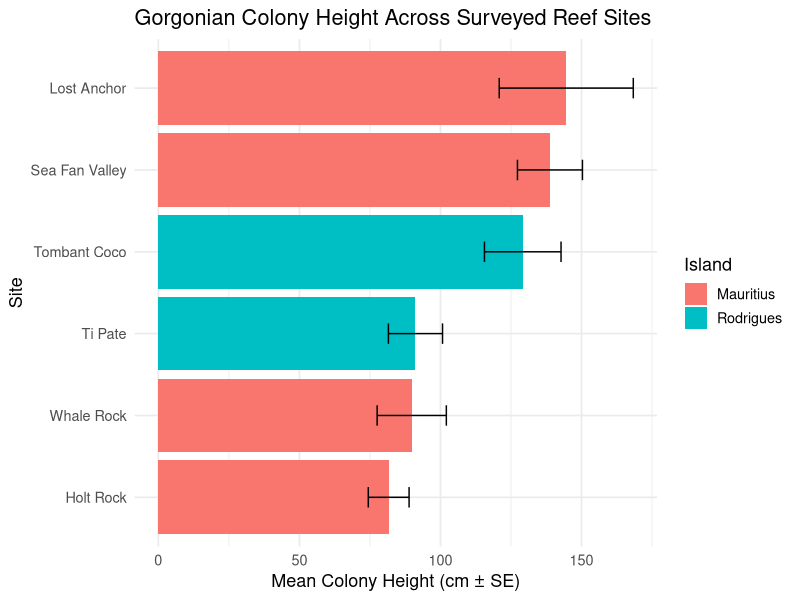

Write the R code that produced this figure. (Note: this script raises an error after producing the figure.)
## ---- chunk 1
# Set options, housekeeping
knitr::opts_chunk$set(
	echo = TRUE,
	include = TRUE,
	message = FALSE,
	warning = FALSE)
## ---- chunk 2
#| message: true
#| warning: false
rm(list = ls())
## ---- chunk 3
library(tidyverse) # Inc dplyr, ggplot2, lubridate etc
library(readxl) # For reading in excel files
## ---- chunk 4
#dive data
dive <- read_csv(here::here("data/raw_data_dive.csv"),
                 na = c("", ".", "NA", "9999", "ND", "blank"))

#transect data
transect <- read_csv(here::here("data/transect_data.csv"),
                     na = c("", ".", "NA", "9999", "ND", "blank"))

#GEE current data
gee_currents <- read_csv(here::here("data/mascarene_gee_currents_2024.csv"),
                         na = c("", ".", "NA", "9999", "ND", "blank"))
## ---- chunk 5
seafan_valley <- read_excel(here::here("data/nutrient_data.xlsx"), sheet = "seafan_valley", na = c("", ".", "NA", "9999", "ND", "blank"))
lost_anchor <- read_excel(here::here("data/nutrient_data.xlsx"), sheet = "lost_anchor", na = c("", ".", "NA", "9999", "ND", "blank"))
holt_rock <- read_excel(here::here("data/nutrient_data.xlsx"), sheet = "holt_rock", na = c("", ".", "NA", "9999", "ND", "blank"))
whale_rock <- read_excel(here::here("data/nutrient_data.xlsx"), sheet = "whale_rock", na = c("", ".", "NA", "9999", "ND", "blank"))
antonios_finger <- read_excel(here::here("data/nutrient_data.xlsx"), sheet = "antonios_finger", na = c("", ".", "NA", "9999", "ND", "blank"))
aquarium <- read_excel(here::here("data/nutrient_data.xlsx"), sheet = "aquarium", na = c("", ".", "NA", "9999", "ND", "blank"))
plateau_benitier <- read_excel(here::here("data/nutrient_data.xlsx"), sheet = "plateau_benitier", na = c("", ".", "NA", "9999", "ND", "blank"))
ti_trou <- read_excel(here::here("data/nutrient_data.xlsx"), sheet = "ti_trou", na = c("", ".", "NA", "9999", "ND", "blank"))
couzoupa <- read_excel(here::here("data/nutrient_data.xlsx"), sheet = "couzoupa", na = c("", ".", "NA", "9999", "ND", "blank"))
tombant_coco <- read_excel(here::here("data/nutrient_data.xlsx"), sheet = "tombant_coco", na = c("", ".", "NA", "9999", "ND", "blank"))
ti_pate <- read_excel(here::here("data/nutrient_data.xlsx"), sheet = "ti_pate", na = c("", ".", "NA", "9999", "ND", "blank"))
## ---- chunk 6
seafan_valley
holt_rock
lost_anchor
whale_rock
ti_pate
ti_trou
tombant_coco
plateau_benitier
antonios_finger
couzoupa
aquarium
## ---- chunk 7
nutrient_data <- bind_rows(seafan_valley, holt_rock,
lost_anchor,
whale_rock,
ti_pate,
ti_trou,
tombant_coco,
plateau_benitier,
antonios_finger,
couzoupa,
aquarium) 
# Clean up the environment
rm(seafan_valley,
holt_rock,
lost_anchor,
whale_rock,
ti_pate,
ti_trou,
tombant_coco,
plateau_benitier,
antonios_finger,
couzoupa,
aquarium) # Clean up the environment
## ---- chunk 8
# Helper function to make column names clean snake_case 
clean_name <- function(df) {
  names(df) <- names(df) |>
    str_to_lower() |>
    str_replace_all("[^a-z0-9]+", "_") |>
    str_remove_all("^_|_$")
  df
}
## ---- chunk 9
dive_clean <- dive |>
  clean_name() |>
  mutate(
    island = str_squish(island),
    site   = str_squish(str_to_title(site)),
    site   = recode(site, "Seafan Valley" = "Sea Fan Valley")
  )

transect_clean <- transect |>
  clean_name() |>
  mutate(
    island = str_squish(island),
    site   = str_squish(str_to_title(site)),
    site   = recode(site, "Seafan Valley" = "Sea Fan Valley")
  )

nutrients_clean <- nutrient_data |>
  clean_name() |>
  mutate(
    island = str_squish(island),
    site   = str_squish(str_to_title(site)),
    site   = recode(site, "Seafan Valley" = "Sea Fan Valley")
  )

gee_clean <- gee_currents |>
  clean_name() |>
  mutate(
    island = str_squish(island),
    site   = str_squish(str_to_title(site)),
    site   = recode(site, "Seafan Valley" = "Sea Fan Valley")
  ) |>
  select(island, site, hycom_current_speed = mean)
## ---- chunk 10
dive_clean
transect_clean
nutrients_clean
gee_clean
## ---- chunk 11
colony_site <- dive_clean |>
  filter(!is.na(height)) |>
  group_by(island, site) |>
  summarise(
    n_colonies  = n(),
    mean_height = mean(height, na.rm = TRUE),
    se_height   = sd(height, na.rm = TRUE) / sqrt(n()),
    mean_width  = mean(width, na.rm = TRUE),
    mean_depth  = mean(depth, na.rm = TRUE),
    .groups = "drop"
  )

print(colony_site)
## ---- chunk 12
nutrients_site <- nutrients_clean |>
  group_by(island, site) |>
  summarise(
    across(
      c(silicate, phosphate, nitrate, chl_a),
      list(
        mean = ~ mean(.x, na.rm = TRUE),
        se   = ~ sd(.x, na.rm = TRUE) / sqrt(sum(!is.na(.x)))
      ),
      .names = "{.col}_{.fn}"
    ),
    .groups = "drop"
  ) |>
  rename(
    chl_a_lab_mean = chl_a_mean,
    chl_a_lab_se   = chl_a_se
  )
## ---- chunk 13
master_site <- transect_clean |>
  left_join(colony_site, by = c("island", "site")) |>
  left_join(nutrients_site, by = c("island", "site")) |>
  left_join(gee_clean, by = c("island", "site"))

master_site
## ---- chunk 14
# Plot 1: Mean colony height (+/- SE) across surveyed sites
p1 <- colony_site |>
  ggplot(aes(x = reorder(site, mean_height), y = mean_height, fill = island)) +
  geom_col() +
  geom_errorbar(
    aes(ymin = mean_height - se_height, ymax = mean_height + se_height),
    width = 0.25
  ) +
  coord_flip() +
  labs(
    x = "Site",
    y = "Mean Colony Height (cm ± SE)",
    title = "Gorgonian Colony Height Across Surveyed Reef Sites",
    fill = "Island"
  ) +
  theme_minimal(base_size = 13)

p1
ggsave(here::here("output/fig1_colony_height_by_site.png"), p1, width = 8, height = 5, dpi = 300)

# Plot 2: Gorgonian density vs. water-column silicate
p2 <- ggplot(master_site, aes(x = silicate_mean, y = avg_gorgonian_density, color = island)) +
  geom_point(size = 3.5) +
  geom_smooth(method = "lm", se = FALSE) +
  labs(
    x = "Mean Silicate (µM)",
    y = "Mean Gorgonian Density (colonies/m²)",
    title = "Gorgonian Density vs. Water-Column Silicate",
    color = "Island"
  ) +
  theme_minimal(base_size = 13)

p2
ggsave(here::here("output/fig2_density_vs_silicate.png"), p2, width = 8, height = 5, dpi = 300)

# Plot 3: Gorgonian density vs. satellite HYCOM current speed (GEE)
p3 <- master_site |>
  filter(!is.na(hycom_current_speed)) |>
  ggplot(aes(x = hycom_current_speed, y = avg_gorgonian_density, color = island)) +
  geom_point(size = 3.5) +
  geom_smooth(method = "lm", se = FALSE) +
  labs(
    x = "Mean HYCOM Surface Current Speed (Apr–Jun 2024)",
    y = "Mean Gorgonian Density (colonies/m²)",
    title = "Gorgonian Density vs. Regional Ocean Current Speed (GEE)",
    color = "Island"
  ) +
  theme_minimal(base_size = 13)

p3
ggsave(here::here("output/fig3_density_vs_current.png"), p3, width = 8, height = 5, dpi = 300)

# Plot 4: Colony Height vs. Width across measured colonies
p_morph <- dive_clean |>
  filter(!is.na(height), !is.na(width)) |>
  ggplot(aes(x = width, y = height, color = island, shape = gorgonian_species)) +
  geom_point(alpha = 0.8, size = 3) +
  labs(
    x = "Colony Width (cm)",
    y = "Colony Height (cm)",
    title = "Gorgonian Morphometrics Across Mauritius and Rodrigues",
    color = "Island",
    shape = "Species"
  ) +
  theme_minimal(base_size = 13)

p_morph
ggsave(here::here("output/fig_morphometrics_scatter.png"), p_morph, width = 8, height = 5, dpi = 300)

# Plot 5: Gorgonian Density across ALL 11 surveyed sites (ordered by density)
p_all_sites <- master_site |>
  ggplot(aes(x = reorder(site, avg_gorgonian_density), y = avg_gorgonian_density, color = island)) +
  geom_segment(
    aes(xend = reorder(site, avg_gorgonian_density), y = 0, yend = avg_gorgonian_density),
    linewidth = 1.2
  ) +
  geom_point(size = 4) +
  coord_flip() +
  labs(
    x = "Surveyed Site (All 11 Sites)",
    y = "Mean Gorgonian Density (colonies/m²)",
    title = "Gorgonian Density Across All Surveyed Sites",
    subtitle = "Includes zero-density Rodrigues sites to show full spatial baseline",
    color = "Island"
  ) +
  theme_minimal(base_size = 13)

p_all_sites
ggsave(here::here("output/fig_all_sites_density.png"), p_all_sites, width = 8, height = 5, dpi = 300)

# Plot 6: Site-by-Site Reef Composition: Gorgonian Density vs. Total Coral Cover (all 11 sites)
p_composition <- master_site |>
  select(island, site, avg_gorgonian_density, total_coral_cover_pct) |>
  pivot_longer(
    cols = c(avg_gorgonian_density, total_coral_cover_pct),
    names_to = "metric",
    values_to = "value"
  ) |>
  mutate(
    metric = recode(
      metric,
      "avg_gorgonian_density" = "Mean Gorgonian Density",
      "total_coral_cover_pct" = "Total Coral Cover (%)"
    )
  ) |>
  ggplot(aes(x = reorder(site, value), y = value, fill = island)) +
  geom_col(show.legend = TRUE) +
  facet_wrap(~ metric, scales = "free_x") +
  coord_flip() +
  labs(
    x = "Surveyed Site (All 11 Sites)",
    y = NULL,
    title = "Gorgonian Density and Total Coral Cover Across All Sites",
    fill = "Island"
  ) +
  theme_minimal(base_size = 12)

p_composition
ggsave(here::here("output/fig_reef_composition_all_sites.png"), p_composition, width = 9, height = 5.5, dpi = 300)


# Plot 7: Multi-Variable Water Chemistry Overview (Faceted across all 4 lab variables)
p_water_chem <- master_site |>
  select(island, site, silicate_mean, phosphate_mean, nitrate_mean, chl_a_lab_mean) |>
  pivot_longer(
    cols = c(silicate_mean, phosphate_mean, nitrate_mean, chl_a_lab_mean),
    names_to = "variable",
    values_to = "mean_val"
  ) |>
  filter(!is.na(mean_val)) |>
  mutate(
    variable = recode(
      variable,
      "silicate_mean"  = "Silicate (µM)",
      "phosphate_mean" = "Phosphate (µM)",
      "nitrate_mean"   = "Nitrate (µM)",
      "chl_a_lab_mean" = "Lab Chl-a"
    )
  ) |>
  ggplot(aes(x = mean_val, y = reorder(site, mean_val), color = island)) +
  geom_segment(
    aes(x = 0, xend = mean_val, yend = reorder(site, mean_val)),
    linewidth = 0.9,
    alpha = 0.7
  ) +
  geom_point(size = 3) +
  facet_wrap(~ variable, scales = "free_x", nrow = 1) +
  labs(
    x = "Site Mean",
    y = NULL,
    title = "Water-Column Nutrients and Lab Chlorophyll-a Across Sites",
    color = "Island"
  ) +
  theme_minimal(base_size = 11)

p_water_chem
ggsave(here::here("output/fig_water_chemistry_overview.png"), p_water_chem, width = 10.5, height = 5.5, dpi = 300)
## ---- chunk 15
# 1. Cleaner Reef Composition: ordered consistently by gorgonian density
p_composition <- master_site |>
  mutate(site = fct_reorder(site, avg_gorgonian_density)) |>
  select(island, site, avg_gorgonian_density, total_coral_cover_pct) |>
  pivot_longer(
    cols = c(avg_gorgonian_density, total_coral_cover_pct),
    names_to = "metric",
    values_to = "value"
  ) |>
  mutate(
    metric = recode(
      metric,
      "avg_gorgonian_density" = "Gorgonian Density",
      "total_coral_cover_pct" = "Total Coral Cover (%)"
    )
  ) |>
  ggplot(aes(x = site, y = value, fill = island)) +
  geom_col() +
  facet_wrap(~ metric, scales = "free_x") +
  coord_flip() +
  labs(
    x = NULL,
    y = NULL,
    title = "Gorgonian Density vs. Total Coral Cover Across Sites",
    fill = "Island"
  ) +
  theme_minimal(base_size = 12) +
  theme(panel.spacing.x = unit(1.2, "lines"))

p_composition
ggsave(here::here("output/fig_reef_composition_all_sites2.png"), p_composition, width = 9, height = 5.5, dpi = 300)

# 2. Cleaner Water Chemistry: 2x2 grid so axis labels have plenty of breathing room
p_water_chem <- master_site |>
  select(island, site, silicate_mean, phosphate_mean, nitrate_mean, chl_a_lab_mean) |>
  pivot_longer(
    cols = c(silicate_mean, phosphate_mean, nitrate_mean, chl_a_lab_mean),
    names_to = "variable",
    values_to = "mean_val"
  ) |>
  filter(!is.na(mean_val)) |>
  mutate(
    variable = recode(
      variable,
      "silicate_mean"  = "Silicate (µM)",
      "phosphate_mean" = "Phosphate (µM)",
      "nitrate_mean"   = "Nitrate (µM)",
      "chl_a_lab_mean" = "Lab Chl-a"
    )
  ) |>
  ggplot(aes(x = mean_val, y = reorder(site, mean_val), color = island)) +
  geom_point(size = 3) +
  facet_wrap(~ variable, scales = "free_x", ncol = 2) +
  labs(
    x = "Site Mean",
    y = NULL,
    title = "Water-Column Nutrients and Lab Chlorophyll-a by Site",
    color = "Island"
  ) +
  theme_minimal(base_size = 11) +
  theme(panel.spacing = unit(1.1, "lines"))

p_water_chem
ggsave(here::here("output/fig_water_chemistry_overview2.png"), p_water_chem, width = 9.5, height = 6, dpi = 300)
## ---- chunk 16
# 1. Point to the new 20 m export
gee_currents <- read_csv(
  here::here("data/mascarene_gee_currents_20m_2024.csv"),
  na = c("", ".", "NA", "9999", "ND", "blank")
)

# 2. Run your existing clean_name(), master_site join, and plots as usual,
#    just updating p3's x-axis label & output filename to 20 m:
p3 <- master_site |>
  filter(!is.na(hycom_current_speed)) |>
  ggplot(aes(x = hycom_current_speed, y = avg_gorgonian_density, color = island)) +
  geom_point(size = 3.5) +
  labs(
    x = "Mean HYCOM Current Speed at 20 m (Apr–Jun 2024)",
    y = "Mean Gorgonian Density (colonies/m²)",
    title = "Gorgonian Density vs. Subsurface Current Speed (GEE)",
    color = "Island"
  ) +
  theme_minimal(base_size = 13)

p3
ggsave(here::here("output/fig3_density_vs_current_20m.png"), p3, width = 8, height = 5, dpi = 300)
